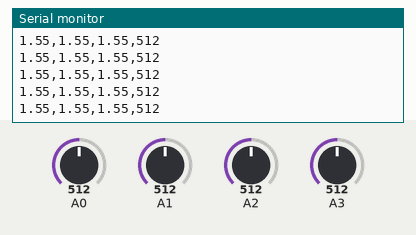
A sketch run on a simulated Arduino Uno, built with avr-gcc and run on an emulated ATmega328P. Parts: the last lines printed to the serial monitor. The test bench sets the inputs (shaded band); at power-on: A0 = 512, A1 = 512, A2 = 512, A3 = 512.

Above: at 1.2 s.
1.3 s: A0 set to 716
At 1.9 s:
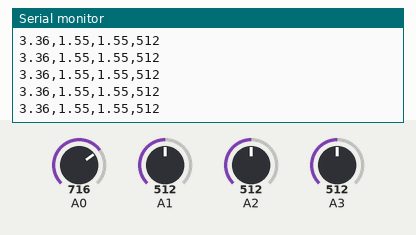
2.8 s: A1 set to 716
At 3.7 s:
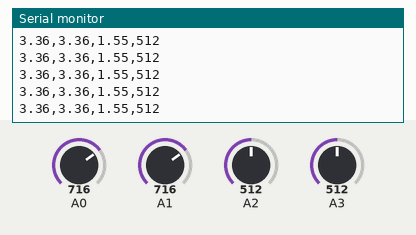
4.3 s: A2 set to 716
At 4.8 s:
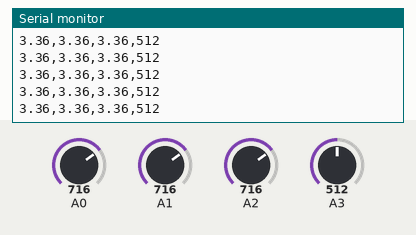
5.8 s: A3 set to 716
At 6.3 s:
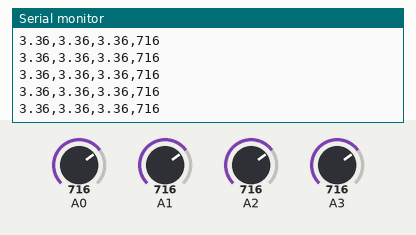
7.3 s: A0 set to 992
At 8.2 s:
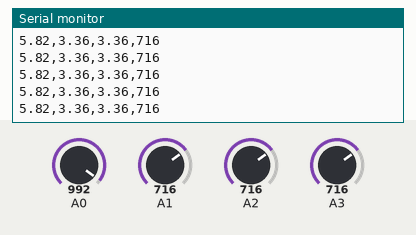
8.8 s: A1 set to 992
At 9.5 s:
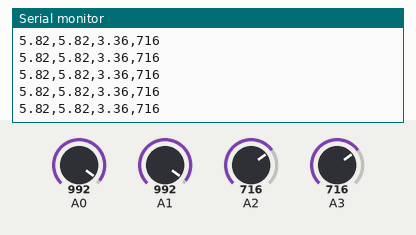
Timing chart, 0 to 11.3 s (numbered marks = the images above; inputs shaded):
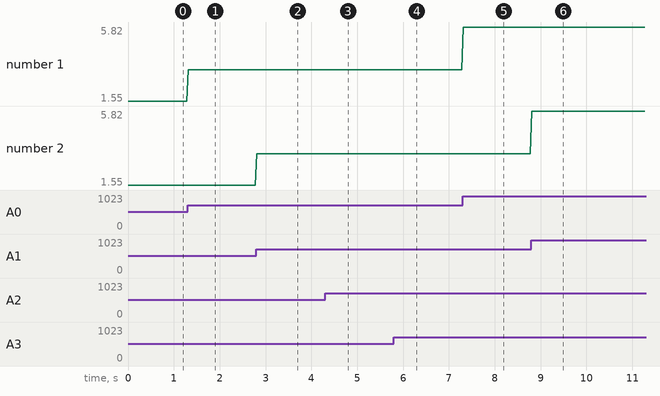

The sketch:

pog_serial_write.ino
```cpp
int scale = 3;

void setup() {
  // init serial communication at 115200 baud
  Serial.begin(115200);
}

void loop() {
  int rawX = analogRead(A0);
  int rawY = analogRead(A1);
  int rawZ = analogRead(A2);

  int pulse = analogRead(A3);

  // scale accelerometer ADC readings into common units
  float scaledX = mapf(rawX, 0, 675, -scale, scale); // 3.3/5 * 1023 =~ 675
  float scaledY = mapf(rawY, 0, 675, -scale, scale);
  float scaledZ = mapf(rawZ, 0, 675, -scale, scale);

  Serial.print(scaledX);
  Serial.print(",");
  Serial.print(scaledY);
  Serial.print(",");
  Serial.print(scaledZ);
  Serial.print(",");
  Serial.println(pulse);

  delay(30); // "minimum delay of 2 ms between sensor reads (500 Hz)" //// 4ms? niquist freq?
}

// mapf, same functionality as Arduino's standard map fn, but w/ floats
float mapf(float x, float in_min, float in_max, float out_min, float out_max) {
  return (x - in_min) * (out_max - out_min) / (in_max - in_min) + out_min;
}
```

Measured:
- after the input at 1.3 s, the serial monitor: prints a new line at once (image 1)
- after the input at 2.8 s, the serial monitor: prints a new line at once (image 2)
- after the input at 4.3 s, the serial monitor: prints a new line at once (image 3)
- after the input at 5.8 s, the serial monitor: prints a new line at once (image 4)
- after the input at 7.3 s, the serial monitor: prints a new line at once (image 5)
- after the input at 8.8 s, the serial monitor: prints a new line at once (image 6)
- plotted number 1: 1.55 → 3.36 after the input at 1.3 s, 3.36 → 5.82 after the input at 7.3 s
